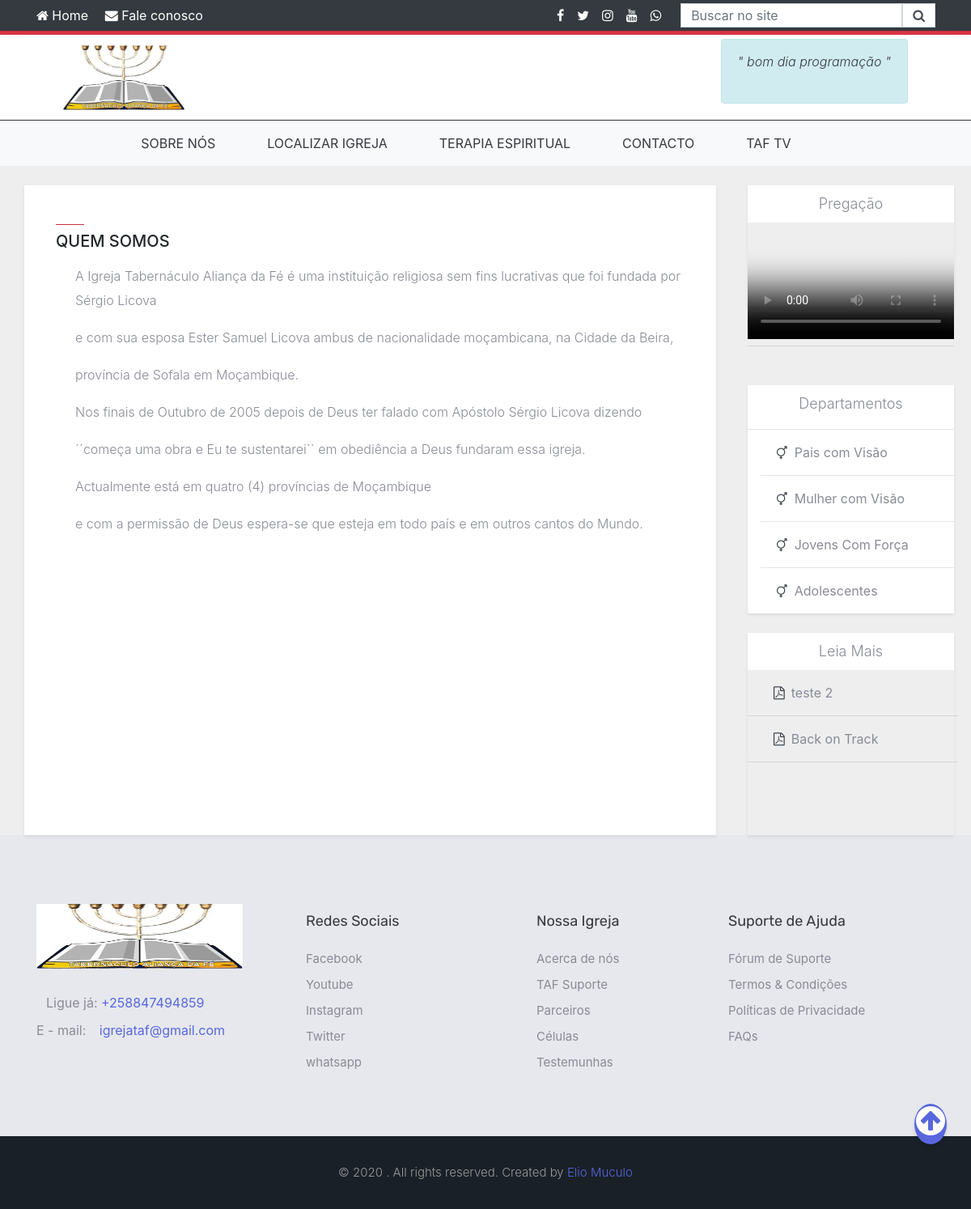
/views/sobre.php, run on the app's committed database.
### tables this page shows
CREATE TABLE `msg` (
  `id` int(11) NOT NULL,
  `mensagem` varchar(255) NOT NULL
);

CREATE TABLE `tafvideos` (
  `id` int(11) NOT NULL,
  `arquivo` varchar(50) NOT NULL,
  `data` datetime NOT NULL,
  `descricao` varchar(255) NOT NULL
);

CREATE TABLE `pdfupload` (
  `id` int(11) NOT NULL,
  `arquivo` varchar(50) NOT NULL,
  `data` datetime NOT NULL,
  `descricao` varchar(250) NOT NULL
);

### views/sobre.php (the view, shortened to what this page needs)
<?php
include_once '../models/conexao.php';
?>
<!DOCTYPE html>
<html lang="en">
	<head>
		<link href="../lib/css/bootstrap.min.css" rel="stylesheet">
		<link href="../lib/css/font-awesome.css" rel="stylesheet">
		<link rel="stylesheet" type="text/css" href="../lib/css/menu.css">
		<link rel="stylesheet" type="text/css" href="../lib/css/footer.css">
		<link rel="stylesheet" type="text/css" href="../lib/css/bootstrap-reboot.css">
		<link rel="stylesheet" type="text/css" href="../lib/css/personalizado.css">
		<link href="../lib/css/hide-menu.css" rel="stylesheet" />
		<link href="lib/css/bootstrap-social.css" rel="stylesheet" >
		<link rel="stylesheet" type="text/css" href="../lib/css/costumize.css">
		 <link href="http://vjs.zencdn.net/4.12/video-js.css" rel="stylesheet">
	</head>
	<body style="background-color: #eee;">
		<nav class="bg-dark py-1 nav-info">
			<div class="container d-flex flex-column flex-md-row justify-content-between align-items-center align-content-center">
				<div>
					<a href="../index.php"><span class="fa fa-home"></span> Home</a>
					<a href="" class="mx-3" data-toggle="modal" data-target="#modalRegister"><span class="fa fa-envelope"></span> Fale conosco</a>
				</div>
				<div class="d-flex align-items-center align-content-center flex-md-row flex-column mt-md-0 mt-2">
					<div class="d-flex flex-row justify-content-sm-start">
						<a href="https://facebook.com/igrejataf" target="_blank"><span class="fa fa-facebook mr-3"></span></a>
						<a href="https://twitter.com/igrejataf" target="_blank"><span class="fa fa-twitter mr-3"></span></a>
						<a href="#"><span class="fa fa-instagram mr-3"></span></a>
						<a href="https://youtube/igrejataf"><span class="fa fa-youtube mr-3"></span></a>
						<a href="#"><span class="fa fa-whatsapp mr-4"></span></a>
					</div>
					<form class="form-inline mt-md-0 mt-2">
						<div class="input-group">
							<input type="text" class="search form-control" placeholder="Buscar no site" aria-label="search" aria-describedby="basic-addon1">
							<div class="input-group-prepend">
								<span class="input-group-text bg-white search-icon" id="basic-addon1"> <i class="fa fa-search"></i> </span>
							</div>
						</div>
					</form>
				</div>
			</div>
		</nav>
		<hr class="bg-danger my-0 pt-1">
		<div class="menu-hide">
			<div class="bg-white shadow d-flex " style="height: 105px;">
				<div class="container d-md-flex flex-md-row flex-column justify-content-md-between justify-content-center align-items-center  px-5">
					<div> <img src="../galeria/logo.jpg" style="width: 150px; height: 80px;"> </div>
					<div>
						<div class="alert alert-info" role="alert" style="height: 80px;">
							<?php
$sql = "SELECT * FROM msg ORDER BY id DESC LIMIT 1";
$result = mysqli_query($connect, $sql);
while ($msg = mysqli_fetch_assoc($result)) {
	?>
							<p class="font-italic text-dark">" <?php echo $msg['mensagem']; ?> "</p>
							<?php }?>
						</div>
					</div>
				</div>
			</div>
		</div>
		<nav class="navbar navbar-expand-lg navbar-light bg-light">
			<div class="collapse navbar-collapse d-md-flex justify-content-md-center" id="navbarNavDropdown">
				<ul class="navbar-nav">
					<li class="nav-item mr-0 mr-md-5">
						<a class="nav-link text-uppercase text-dark" href="sobre.php">Sobre nós<span class="sr-only">(current)</span></a>
					</li>
					<li class="nav-item mr-0 mr-md-5">
						<a class="nav-link text-uppercase text-dark" href="localizar.php">Localizar igreja</a>
					</li>
					<li class="nav-item mr-0 mr-md-5">
						<a class="nav-link text-uppercase text-dark" href="terapia.php">Terapia espiritual</a>
					</li>
					<li class="nav-item mr-0 mr-md-5">
						<a class="nav-link text-uppercase text-dark" href="contacto.php">Contacto</a>
					</li>
					<li class="nav-item mr-0 mr-md-5">
						<a class="nav-link text-uppercase text-dark" href="taf.php">Taf tv</a>
					</li>
				</ul>
			</div>
		</nav>
		<div class="container mt-4">
			<div class="row d-flex flex-md-nowrap flex-wrap ">
				<div class="col-md-9 bg-white shadow-sm">
					<div class="mt-5 ml-4">
						<hr class="bg-danger ml-0 mb-0" style="width: 35px;">
						<h5 class="pt-2">QUEM SOMOS</h5>
					</div>
					<div class="mt-2 ml-5">
						<h5 class="pt-2">
						<p>A Igreja Tabernáculo Aliança da Fé é uma instituição religiosa sem fins lucrativas que foi fundada por Sérgio Licova </p>
						<p>e com sua esposa Ester Samuel Licova ambus de nacionalidade moçambicana, na Cidade da Beira, </p>
						<p>província de Sofala em Moçambique. </p>
						<p>Nos finais de Outubro de 2005 depois de Deus ter falado com Apóstolo Sérgio Licova dizendo</p>
						<p>´´começa uma obra e Eu te sustentarei`` em obediência a Deus fundaram essa igreja.</p>
						<p>Actualmente está em quatro (4) províncias de Moçambique </p>
						<p>e com a permissão de Deus espera-se que esteja em todo país e em outros cantos do Mundo.</p>
						</h5>
					</div>
				</div>
                <?php include_once 'sidebar.php';?>
			</div>
		</div>
	<?php
include_once 'footer.php';
?>

### views/sidebar.php
                <div class="col-md-3 ml-0 ml-md-4 mt-3 mt-md-0">
                    <div class="shadow-sm mb-5 pb-4" style="height: 150px;">
                        <div class="bg-white border-secondary">
                            <p class="text-center py-2" style="font-size: 18px!important;">Pregação</p>
                        </div>
                           <div>
                        <div class="col-md-12">
                            <section class="painel mais-vendidos">
                                <div class="row">
                                    <?php
$dados = mysqli_query($connect, "SELECT *   FROM    tafvideos ORDER BY id DESC LIMIT 1");
while ($produto = mysqli_fetch_array($dados)):
?>
                                                        <video id="MY_VIDEO_1" class="video-js vjs-default-skin" controls
                                                            preload="auto" poster="MY_VIDEO_POSTER.jpg"
                                                            data-setup="{}" width="100%">
                                                            <source src="../galeria/videos/<?=$produto['arquivo']?>" type='video/mp4'>
                                                        </video>
                                    <?php endwhile;?>
                                </div>
                            </section>
                        </div>
                    </div>
                    </div>
                    <div class="mt-2">
                        <hr>
                    </div>
                    <div class="mt-5 bg-white pb-3 shadow-sm">
                        <div class=" border-secondary">
                            <p class="text-center pt-2" style="font-size: 18px!important;">Departamentos<i class="fas fa-file-pdf"></i></p>
                        </div>
                        <hr>
                        <div class="ml-3">
                            <div >
                                <a href="departamentos.php" style="text-decoration: none;"><span class="mt-0 mb-0 ml-3" style="color: #898b96!important;"><i class="fa fa-transgender ml-1 mr-2 text-dark"></i>Pais com Visão</span></a>
                            </div>
                            <hr>
                            <div>
                                <a href="departamentos-mulher.php" style="text-decoration: none;"><span class="mt-0 mb-0 ml-3" style="color: #898b96!important;"><i class="fa fa-transgender ml-1 mr-2 text-dark"></i>Mulher com Visão</span></a>
                            </div>
                            <hr>
                            <div>
                                <a href="departamentos-jovem.php" style="text-decoration: none;"><span class="mt-0 mb-0 ml-3" style="color: #898b96!important;"><i class="fa fa-transgender ml-1 mr-2 text-dark"></i>Jovens Com  Força</span></a>
                            </div>
                            <hr>
                            <div>
                                <a href="departamentos-adolescente.php" style="text-decoration: none;"><span class="mt-0 mb-0 ml-3" style="color: #898b96!important;"><i class="fa fa-transgender ml-1 mr-2 text-dark"></i>Adolescentes</span></a>
                            </div>
                        </div>
                    </div>
                    <div class="mt-4 shadow-sm" style="height: 250px;">
                        <div class="bg-white ">
                            <p class="text-center py-2" style="font-size: 18px!important;">Leia Mais</p>
                        </div>
                        <?php
$sql_pdf = "SELECT * FROM pdfupload ORDER BY id DESC LIMIT 6";
$result_pdf = mysqli_query($connect, $sql_pdf);
while ($pdf = mysqli_fetch_assoc($result_pdf)) {?>
                        <div class="read">
                            <a href="galeria/ficheiros/<?php echo $pdf['arquivo']; ?>" target="_blank" style="text-decoration: none;"><span class="mt-0 mb-0 ml-3" style="color: #898b96!important;"><i class="fa fa-file-pdf-o ml-3 mr-2 text-dark" target="_blank"></i><?php echo $pdf['descricao']; ?></span></a>
                            <hr style="width: 260px;">
                        </div>
                        <?php }?>
                    </div>
                </div>

### views/sobre.php (style rules this page uses)
.vjs-default-skin { color: #ebc8c8; }

### data on the page
msg: mensagem "bom dia programação"
pdfupload: descricao "teste 2"
pdfupload: descricao "Back on Track"
